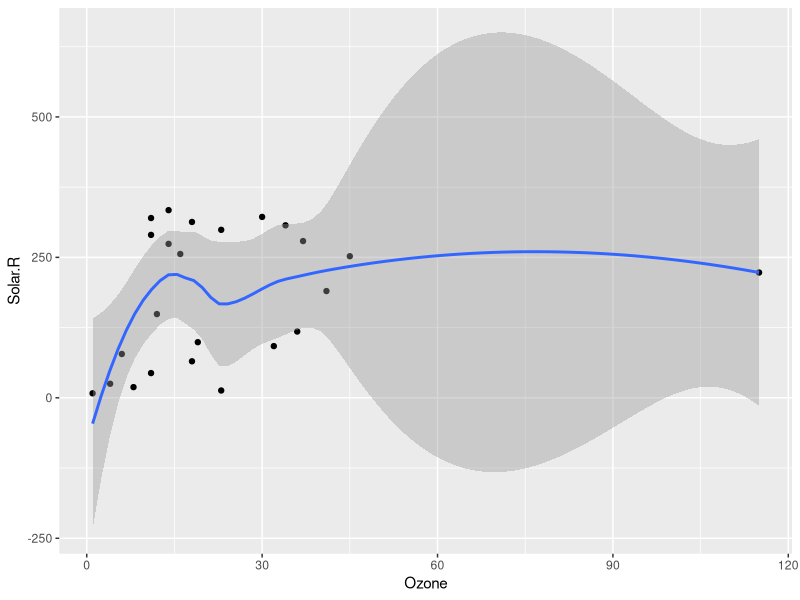
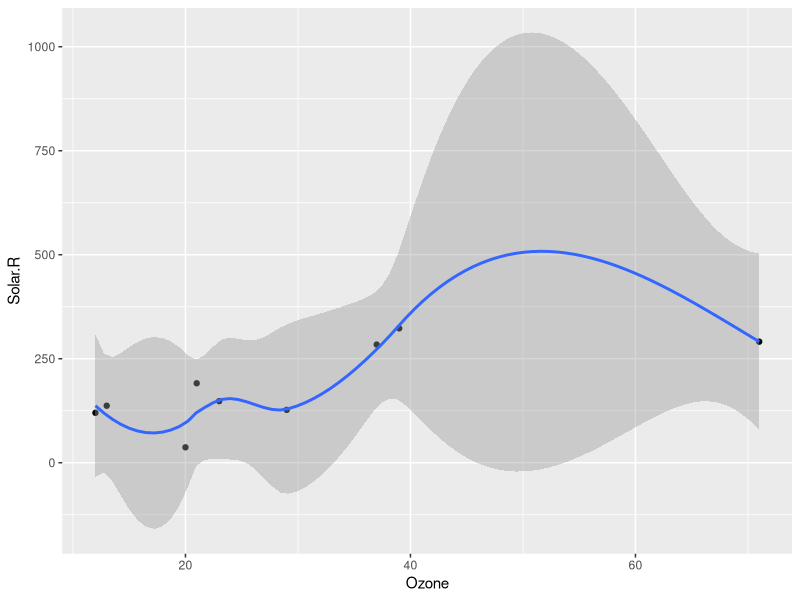
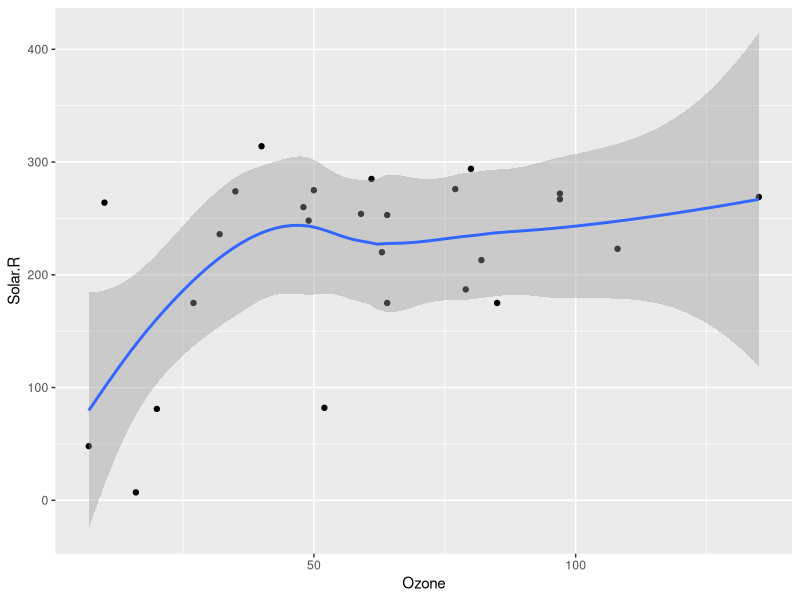
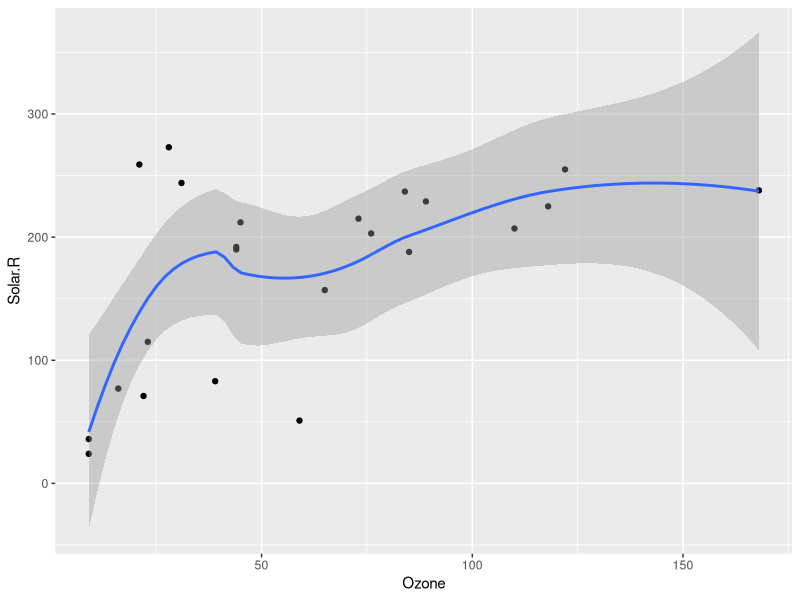
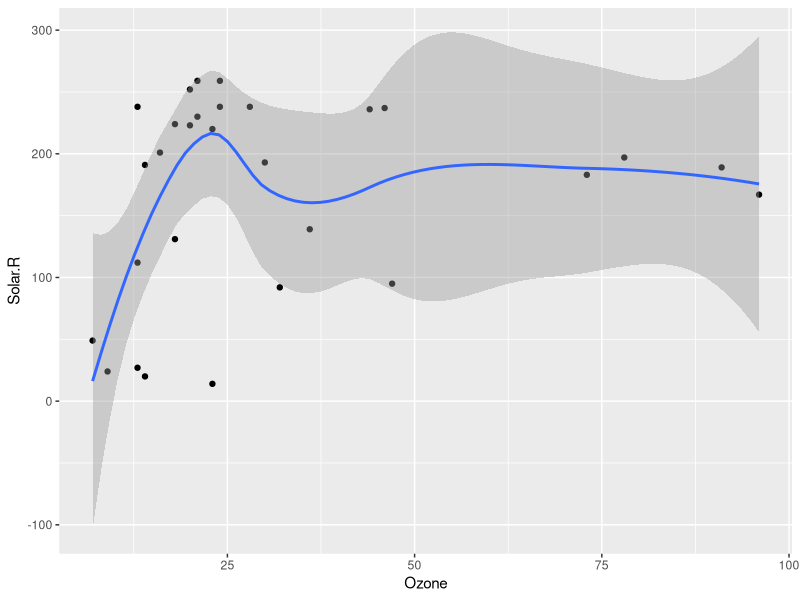

Reproduce these figures in R, in order.
## ---- chunk 1
library(tidyverse)

set.seed(123) # Set random number generation

m <- lm(mpg ~ hp + cyl + drat, mtcars)

l <- list(a = list(m = matrix(1:12, ncol = 3),
                   v = 1:7),
          b = data.frame(student = 1:15,
                         score = rnorm(15, 100, 10)))

## ---- chunk 2

m$qr$tol


## ---- chunk 3

terms <- attr(m$model, "terms")
attributes(terms)

attr(terms, "term.labels")
## ---- chunk 4
#1
l$a$m

#2
t <- l[["a"]]
t[["m"]]

#3
zoom <- l[["a"]][["m"]]

## ---- chunk 5

typeof(zoom)
zoom
#removes structure and re-adds matrix structure
as.matrix(zoom[,3])

#do not drop the structure/dimensions
zoom[,3, drop=FALSE]

## ---- chunk 6
#method 1
as.data.frame(l[["b"]]) %>% 
filter(student == "7")

#method2
ob <- l[["b"]]
ob[7,2]

## ---- chunk 7

airquality
month_split <- split(airquality, airquality$Month)
str(month_split)
## ---- chunk 8

d2 <- rep(NA, length(month_split))

for(i in seq_along(d2)) { #pre-determines the number of iterations (d2 = length 5, so 5 iterations)
  d2[i] <- mean(month_split[[i]][["Ozone"]], na.rm = TRUE) #i is already defined, so the mean function runs 5 times through the month_split dataset
}
  
d2 #got to call d2 because we filled it with the means 

  

## ---- chunk 9

#lapply
l <-lapply(month_split, function(x) mean(x$Ozone, na.rm=TRUE))
str(l)

#sapply simplifies output when possible
s <- sapply(month_split, function(x) mean(x$Ozone, na.rm=TRUE))
str(s) #check out format of output

#vapply requires that we specify output type
v <- vapply(month_split, function(x) mean(x$Ozone, na.rm=TRUE), FUN.VALUE = double(1))
str(v)

## ---- chunk 10

# t  <- rep(NA, length(month_split))
# titles <- for(i in seq_along(t)) {
#   t[i] <- paste0(month_split[i][["Month"]])
#   }
# t

plots <- lapply(month_split, function(x) {
  ggplot(x, aes(Ozone, Solar.R)) +
    geom_point() +
    geom_smooth() +
    labs(
      title = 
    )
})


## ---- chunk 11

dir.create(here::here("akhila_plots"))
filenames <- here::here("akhila_plots",
                        paste0("Month", names(month_split), ".png"))
filenames

for(i in seq_along(plots)) {
  ggsave(filenames[i], 
         plots[[i]],
         device = "png",
         width = 6.5,
         height = 8)
}


